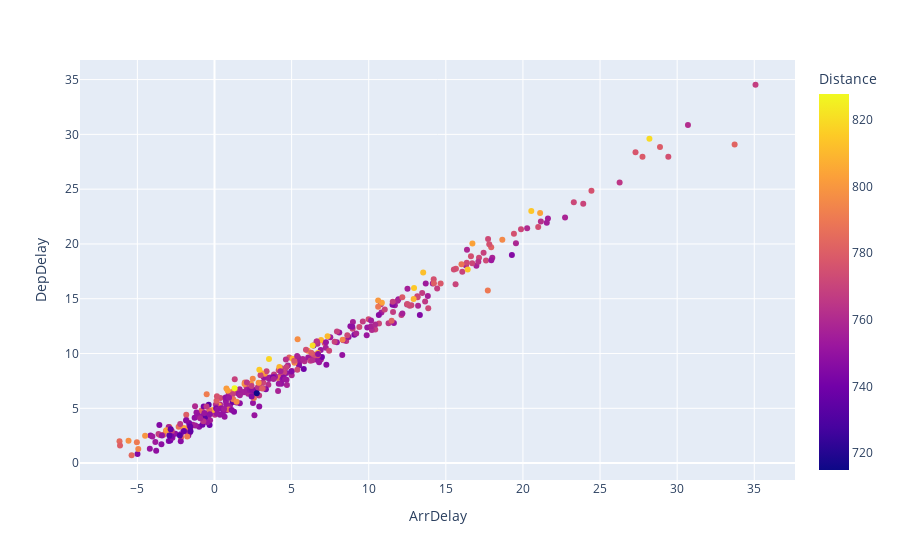

Notebook cell for this chart:
### Code cell
temp_granularity = ["FlightDate"]
scatter_plot(df,temp_granularity,"ArrDelay","DepDelay","Distance")

### Figure 1 — Plotly figure (JSON) as saved in the notebook; plotly's stock layout.template omitted (floating-point values rounded to 4 significant figures; data arrays with more than 128 entries replaced by an {"elided": "..."} marker saying what was removed)
{"data": [{"customdata": {"elided": "365x1 str values"}, "hovertemplate": "ArrDelay=%{x}<br>DepDelay=%{y}<br>FlightDate=%{customdata[0]}<br>Distance=%{marker.color}<extra></extra>", "legendgroup": "", "marker": {"color": {"elided": "365 float values"}, "coloraxis": "coloraxis", "symbol": "circle"}, "mode": "markers", "name": "", "orientation": "v", "showlegend": false, "type": "scatter", "x": {"elided": "365 float values"}, "xaxis": "x", "y": {"elided": "365 float values"}, "yaxis": "y"}], "layout": {"coloraxis": {"colorbar": {"title": {"text": "Distance"}}, "colorscale": [[0, "#0d0887"], [0.1111, "#46039f"], [0.2222, "#7201a8"], [0.3333, "#9c179e"], [0.4444, "#bd3786"], [0.5556, "#d8576b"], [0.6667, "#ed7953"], [0.7778, "#fb9f3a"], [0.8889, "#fdca26"], [1, "#f0f921"]]}, "legend": {"tracegroupgap": 0}, "margin": {"t": 60}, "xaxis": {"anchor": "y", "domain": [0, 1], "title": {"text": "ArrDelay"}}, "yaxis": {"anchor": "x", "domain": [0, 1], "title": {"text": "DepDelay"}}}}
